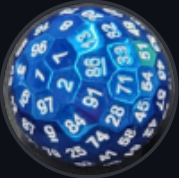
#> input picture profilepic.png, 179 x 178 px
$ python crop_circle.py ../profilepic.png ../profilepic.png
#> lines starting #> are read from the running program, lines starting #| are printed output that depends on the picture; after the words box and inside, x2 and y2 are one past the last pixel; in counts of white or black regions, pixels touching at a corner belong together
#!/usr/bin/env python3
"""Crop an image to a centered circle and save as PNG with transparency.
Usage: python3 scripts/crop_circle.py input.png output.png
"""
import sys
from PIL import Image, ImageDraw


def crop_circle(in_path, out_path):
#> called with in_path = '../profilepic.png', out_path = '../profilepic.png'
    im = Image.open(in_path).convert("RGBA")
    w, h = im.size
#> w = 179; h = 178
    # Crop to square based on smallest dimension, centered
    side = min(w, h)
#> side = 178
    left = (w - side) // 2
#> left = 0
    top = (h - side) // 2
#> top = 0
    right = left + side
#> right = 178
    bottom = top + side
#> bottom = 178
    im = im.crop((left, top, right, bottom))
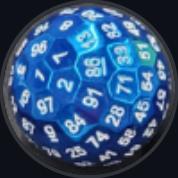
#> im: PIL image 178x178 RGBA; mean R, G, B, A 49.4, 83.5, 122.5, 255

    # Create mask
    mask = Image.new("L", (side, side), 0)
#> mask: PIL image 178x178 L; every value is 0
    draw = ImageDraw.Draw(mask)
    draw.ellipse((0, 0, side, side), fill=255)

    # Apply mask to alpha channel
    im.putalpha(mask)
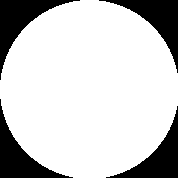
#> mask: PIL image 178x178 L; 79.2% white; 4 black regions, box (x1, y1, x2, y2) and area: (0, 0, 80, 80) 1726, (99, 0, 178, 73) 1646, (0, 99, 73, 178) 1646, (106, 106, 178, 178) 1567
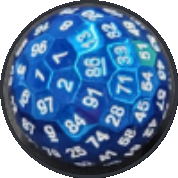
#> im: PIL image 178x178 RGBA; mean R, G, B, A 49.4, 83.5, 122.5, 202; transparent parts drawn white

    # Save as PNG
    im.save(out_path, format="PNG")


if __name__ == "__main__":
    if len(sys.argv) < 3:
        print("Usage: python3 scripts/crop_circle.py input.png output.png")
        sys.exit(1)
    crop_circle(sys.argv[1], sys.argv[2])
